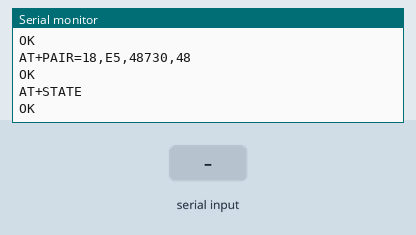
Bench run of a sketch on a simulated Arduino Uno, built with avr-gcc and run on an emulated ATmega328P. On the bench: the last lines printed to the serial monitor. Inputs (shaded band) come from the test bench. The modem accepts every AT command (registered, SIM ready, sends succeed) and sends nothing else.

Above: at 1.2 s.
1.3 s: "1" received over the second serial link
3.5 s: "0" received over the second serial link
At 4.2 s:
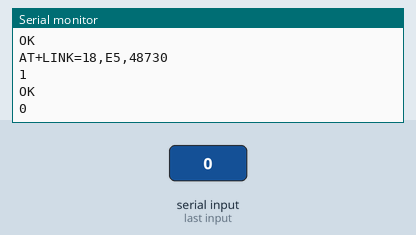
5.0 s: "2" received over the second serial link
At 5.4 s:
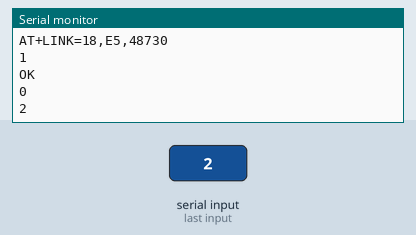

Measured:
- after the input at 3.5 s, the serial monitor: prints a new line at once (image 1)
- after the input at 5.0 s, the serial monitor: prints a new line at once (image 2)

The sketch:

TestBluetoothMaster.ino
```cpp
#include <SoftwareSerial.h>
SoftwareSerial mySerial(4, 2); // RX, TX

String command = ""; // Stores response of the HC-05 Bluetooth device
int flag = 0, responded = 1;

void setup() {
  // Open serial communications:
  Serial.begin(38400);
  Serial.println("Master!");

  // Baud rate for command mode
  mySerial.begin(38400);
}

void loop() {
  if (responded) {
    if (flag == 0) {
      Serial.write("AT\r\n");
      mySerial.write("AT\r\n");
      responded = 0;
    } else if (flag == 1) {
      Serial.write("AT+INIT\r\n");
      mySerial.write("AT+INIT\r\n");
      responded = 0;
    } else if (flag == 2) {
      Serial.write("AT+CMODE=1\r\n");
      mySerial.write("AT+CMODE=1\r\n");
      responded = 0;
    } else if (flag == 3) {
      Serial.write("AT+ROLE=1\r\n");
      mySerial.write("AT+ROLE=1\r\n");
      responded = 0;
    } else if (flag == 4) {
      Serial.write("AT+INQ\r\n");
      mySerial.write("AT+INQ\r\n");
      responded = 0;
    } else if (flag == 5) {
      // +INQ:18:E5:48730,1F00,7FFF
      Serial.write("AT+RNAME?18,E5,48730\r\n");
      mySerial.write("AT+RNAME?18,E5,48730\r\n");
      responded = 0;
    } else if (flag == 6) {
      Serial.write("AT+BIND=18,E5,48730\r\n");
      mySerial.write("AT+BIND=18,E5,48730\r\n");
      responded = 0;
    } else if (flag == 7) {
      Serial.write("AT+PAIR=18,E5,48730,48\r\n");
      mySerial.write("AT+PAIR=18,E5,48730,48\r\n");
      responded = 0;
    } else if (flag == 8) {
      delay(1000);
      Serial.write("AT+STATE\r\n");
      mySerial.write("AT+STATE\r\n");
      responded = 0;
    } else if (flag == 9) {
      delay(1000);
      Serial.write("AT+LINK=18,E5,48730\r\n");
      mySerial.write("AT+LINK=18,E5,48730\r\n");
      responded = 0;
    }
  }

  if (mySerial.available()) {
    while(mySerial.available()) { // While there is more to be read, keep reading.
      command += (char)mySerial.read();
    }

    Serial.println(command);
    command = ""; // No repeats
    responded = 1;
    flag++;
  }
}
```
